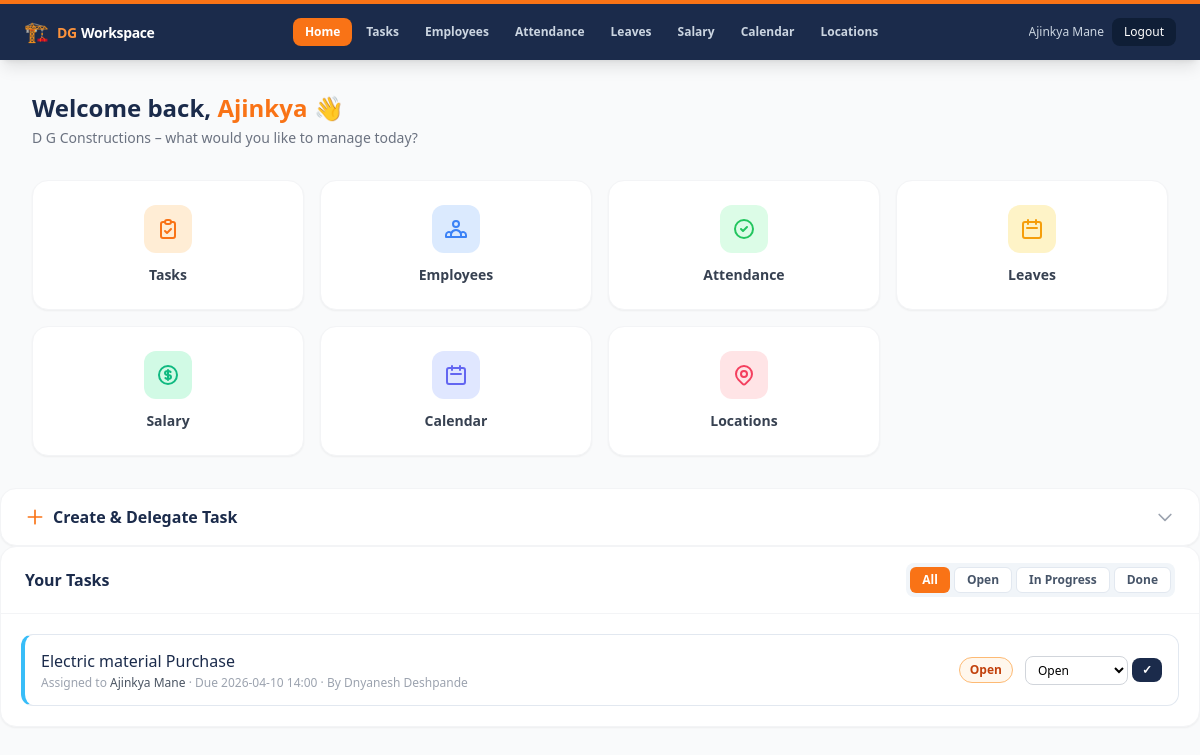
Screenshot of / (signed in) with the database file from the repository.
### tables this page shows
CREATE TABLE employees (
            id INTEGER PRIMARY KEY AUTOINCREMENT,
            name TEXT NOT NULL,
            mobile TEXT NOT NULL UNIQUE,
            email TEXT,
            role TEXT NOT NULL DEFAULT 'employee', -- employee, manager, hr, admin
            password_hash TEXT NOT NULL,
            manager_id INTEGER,
            created_at DATETIME DEFAULT CURRENT_TIMESTAMP
        , department TEXT, designation TEXT, date_of_joining TEXT, location_id INTEGER, date_of_birth TEXT, uan_number TEXT, pan_number TEXT);

CREATE TABLE tasks (
            id INTEGER PRIMARY KEY AUTOINCREMENT,
            title TEXT NOT NULL,
            description TEXT,
            priority TEXT DEFAULT 'normal', -- low, normal, high
            status TEXT NOT NULL DEFAULT 'open', -- open, in_progress, done, cancelled
            due_at DATETIME NOT NULL,
            created_by INTEGER NOT NULL,
            assigned_to INTEGER NOT NULL,
            reminder_profile TEXT DEFAULT 'standard_dg',
            created_at DATETIME DEFAULT CURRENT_TIMESTAMP, original_due_at DATETIME, recurrence TEXT, recurrence_parent_id INTEGER,
            FOREIGN KEY(created_by) REFERENCES employees(id),
            FOREIGN KEY(assigned_to) REFERENCES employees(id)
        );

### app.py (the view)
@app.route("/")
@login_required
def dashboard():
    user = current_user()
    db = get_db()
    tasks = db.execute(
        """
        SELECT t.*, e.name AS assignee_name, c.name AS creator_name
        FROM tasks t
        JOIN employees e ON e.id = t.assigned_to
        JOIN employees c ON c.id = t.created_by
        WHERE (
            t.assigned_to = ?
            OR t.created_by = ?
            OR t.id IN (
                SELECT task_id FROM task_watchers WHERE employee_id = ?
            )
        )
        AND (
            t.recurrence IS NULL
            OR t.status NOT IN ('done', 'cancelled')
        )
        ORDER BY t.due_at ASC
        """,
        (user["id"], user["id"], user["id"]),
    ).fetchall()
    employees = db.execute(
        "SELECT id, name, mobile FROM employees ORDER BY name ASC"
    ).fetchall()
    return render_template(
        "dashboard.html",
        user=user,
        tasks=tasks,
        employees=employees,
        now=_utcnow().strftime("%Y-%m-%d %H:%M"),
    )

### app.py (called while the page is built)
def _utcnow():
    return datetime.now(timezone.utc).replace(tzinfo=None)  # naive UTC, matches DB storage

def get_db():
    if "db" not in g:
        g.db = sqlite3.connect(DB_PATH)
        g.db.row_factory = sqlite3.Row
    return g.db

def current_user():
    uid = session.get("user_id")
    if not uid:
        return None
    db = get_db()
    row = db.execute(
        "SELECT * FROM employees WHERE id = ?", (uid,)
    ).fetchone()
    return row

def login_required(view):
    from functools import wraps
    @wraps(view)
    def wrapped(*args, **kwargs):
        if not current_user():
            return redirect(url_for("login", next=request.path))
        return view(*args, **kwargs)
    return wrapped

### templates/dashboard.html (shortened to what this page needs)
<!doctype html>
<html lang="en">
<head>
  <script src="https://cdn.tailwindcss.com"></script>
</head>
<body class="bg-gray-50 min-h-screen">
  {% include '_nav.html' %}
  <div class="max-w-7xl mx-auto px-4 sm:px-6 lg:px-8 py-8">
    <div class="mb-8">
      <h1 class="text-2xl font-black text-[#1B2B4B]">
        Welcome back, <span class="text-orange-500">{{ user.name.split()[0] }}</span> 👋
      </h1>
      <p class="text-sm text-gray-500 mt-1">D G Constructions – what would you like to manage today?</p>
    </div>
    <div class="grid grid-cols-2 sm:grid-cols-3 lg:grid-cols-4 gap-4">
      <a href="{{ url_for('tasks_list') }}"
        class="flex flex-col items-center justify-center gap-3 bg-white rounded-2xl border border-gray-100 shadow-sm p-6 hover:shadow-md hover:border-orange-300 transition group">
        <div class="w-12 h-12 rounded-xl bg-orange-100 flex items-center justify-center group-hover:bg-orange-500 transition">
        </div>
        <span class="text-sm font-semibold text-gray-700 group-hover:text-orange-600 transition">Tasks</span>
      </a>
      {% if user.role in ('admin', 'manager') %}
      <a href="{{ url_for('employees_list') }}"
        class="flex flex-col items-center justify-center gap-3 bg-white rounded-2xl border border-gray-100 shadow-sm p-6 hover:shadow-md hover:border-orange-300 transition group">
        <div class="w-12 h-12 rounded-xl bg-blue-100 flex items-center justify-center group-hover:bg-blue-500 transition">
        </div>
        <span class="text-sm font-semibold text-gray-700 group-hover:text-blue-600 transition">Employees</span>
      </a>
      {% endif %}
      <a href="{{ url_for('attendance_view') }}"
        class="flex flex-col items-center justify-center gap-3 bg-white rounded-2xl border border-gray-100 shadow-sm p-6 hover:shadow-md hover:border-orange-300 transition group">
        <div class="w-12 h-12 rounded-xl bg-green-100 flex items-center justify-center group-hover:bg-green-500 transition">
          <svg class="w-6 h-6 text-green-500 group-hover:text-white transition" fill="none" stroke="currentColor" viewBox="0 0 24 24">
            <path stroke-linecap="round" stroke-linejoin="round" stroke-width="2" d="M9 12l2 2 4-4m6 2a9 9 0 11-18 0 9 9 0 0118 0z"/>
          </svg>
        </div>
        <span class="text-sm font-semibold text-gray-700 group-hover:text-green-600 transition">Attendance</span>
      </a>
      <a href="{{ url_for('leaves_view') }}"
        class="flex flex-col items-center justify-center gap-3 bg-white rounded-2xl border border-gray-100 shadow-sm p-6 hover:shadow-md hover:border-orange-300 transition group">
        <div class="w-12 h-12 rounded-xl bg-amber-100 flex items-center justify-center group-hover:bg-amber-500 transition">
          <svg class="w-6 h-6 text-amber-500 group-hover:text-white transition" fill="none" stroke="currentColor" viewBox="0 0 24 24">
            <path stroke-linecap="round" stroke-linejoin="round" stroke-width="2" d="M8 7V3m8 4V3m-9 8h10M5 21h14a2 2 0 002-2V7a2 2 0 00-2-2H5a2 2 0 00-2 2v12a2 2 0 002 2z"/>
          </svg>
        </div>
        <span class="text-sm font-semibold text-gray-700 group-hover:text-amber-600 transition">Leaves</span>
      </a>
      {% if user.role in ('admin', 'manager', 'hr') %}
      <a href="{{ url_for('salary_view') }}"
        class="flex flex-col items-center justify-center gap-3 bg-white rounded-2xl border border-gray-100 shadow-sm p-6 hover:shadow-md hover:border-orange-300 transition group">
        <div class="w-12 h-12 rounded-xl bg-emerald-100 flex items-center justify-center group-hover:bg-emerald-500 transition">
        </div>
        <span class="text-sm font-semibold text-gray-700 group-hover:text-emerald-600 transition">Salary</span>
      </a>
      {% endif %}
      <a href="{{ url_for('calendar_view') }}"
        class="flex flex-col items-center justify-center gap-3 bg-white rounded-2xl border border-gray-100 shadow-sm p-6 hover:shadow-md hover:border-orange-300 transition group">
        <div class="w-12 h-12 rounded-xl bg-indigo-100 flex items-center justify-center group-hover:bg-indigo-500 transition">
          <svg class="w-6 h-6 text-indigo-500 group-hover:text-white transition" fill="none" stroke="currentColor" viewBox="0 0 24 24">
            <path stroke-linecap="round" stroke-linejoin="round" stroke-width="2" d="M8 7V3m8 4V3m-9 8h10M5 21h14a2 2 0 002-2V7a2 2 0 00-2-2H5a2 2 0 00-2 2v12a2 2 0 002 2z"/>
          </svg>
        </div>
        <span class="text-sm font-semibold text-gray-700 group-hover:text-indigo-600 transition">Calendar</span>
      </a>
      {% if user.role in ('admin', 'manager') %}
      <a href="{{ url_for('locations_list') }}"
        class="flex flex-col items-center justify-center gap-3 bg-white rounded-2xl border border-gray-100 shadow-sm p-6 hover:shadow-md hover:border-orange-300 transition group">
        <div class="w-12 h-12 rounded-xl bg-rose-100 flex items-center justify-center group-hover:bg-rose-500 transition">
        </div>
        <span class="text-sm font-semibold text-gray-700 group-hover:text-rose-600 transition">Locations</span>
      </a>
      {% endif %}
    </div>
  </div>
</body>
</html>
    <div class="bg-white rounded-2xl shadow-sm border border-gray-100">
      <button onclick="toggleCreateForm()"
        class="w-full flex items-center justify-between px-6 py-4 text-left focus:outline-none">
        <div class="flex items-center gap-2">
          <svg class="w-5 h-5 text-orange-500" fill="none" stroke="currentColor" viewBox="0 0 24 24">
            <path stroke-linecap="round" stroke-linejoin="round" stroke-width="2" d="M12 4v16m8-8H4"/>
          </svg>
          <span class="font-semibold text-[#1B2B4B]">Create &amp; Delegate Task</span>
        </div>
        <svg id="arrow-icon" class="w-5 h-5 text-gray-400 transition-transform duration-200"
          fill="none" stroke="currentColor" viewBox="0 0 24 24">
          <path stroke-linecap="round" stroke-linejoin="round" stroke-width="2" d="M19 9l-7 7-7-7"/>
        </svg>
      </button>
    </div>
    <div class="bg-white rounded-2xl shadow-sm border border-gray-100">
      <div class="px-6 py-4 border-b border-gray-100 flex flex-wrap items-center justify-between gap-3">
        <h2 class="font-bold text-[#1B2B4B] text-base">Your Tasks</h2>
        <div class="flex gap-1 bg-slate-100 p-1 rounded-lg text-xs font-semibold">
          <button onclick="filterTasks('all')" data-filter="all"
            class="filter-btn bg-orange-500 text-white px-3 py-1 rounded-md transition">All</button>
          <button onclick="filterTasks('open')" data-filter="open"
            class="filter-btn bg-white text-slate-600 border border-slate-200 px-3 py-1 rounded-md transition">Open</button>
          <button onclick="filterTasks('in_progress')" data-filter="in_progress"
            class="filter-btn bg-white text-slate-600 border border-slate-200 px-3 py-1 rounded-md transition">In Progress</button>
          <button onclick="filterTasks('done')" data-filter="done"
            class="filter-btn bg-white text-slate-600 border border-slate-200 px-3 py-1 rounded-md transition">Done</button>
        </div>
      </div>
      {% if tasks %}
        <div class="p-4 sm:p-5 space-y-2">
          {% for t in tasks %}
          <div class="task-row flex flex-col sm:flex-row sm:items-center gap-3 px-4 py-3.5 bg-white rounded-xl border border-slate-200 hover:shadow-md hover:border-slate-300 transition-all duration-200
            {% if t.priority == 'high' %}border-l-4 border-l-red-500{% elif t.priority == 'low' %}border-l-4 border-l-emerald-400{% else %}border-l-4 border-l-sky-400{% endif %}"
            data-status="{{ t.status }}">
            <div class="flex-1 min-w-0">
              <p class="font-medium text-gray-800 truncate flex items-center gap-2">
                <a href="{{ url_for('task_detail', task_id=t.id) }}"
                  class="hover:text-orange-500 transition text-[#1B2B4B]">{{ t.title }}</a>
              </p>
              <p class="text-xs text-gray-400 mt-0.5">
                Assigned to <span class="font-medium text-gray-600">{{ t.assignee_name }}</span>
                &middot; Due <span class="{% if t.due_at < now %}text-red-500 font-medium{% endif %}">{{ t.due_at[:16] }}</span>
                &middot; By {{ t.creator_name }}
              </p>
            </div>
            <div class="flex items-center gap-3 flex-shrink-0">
              <span class="text-xs font-bold px-2.5 py-1 rounded-full border
                {% if t.status == 'open' %}bg-orange-50 text-orange-700 border-orange-300
                {% elif t.status == 'in_progress' %}bg-sky-50 text-sky-700 border-sky-300
                {% elif t.status == 'done' %}bg-emerald-50 text-emerald-700 border-emerald-300
                {% else %}bg-slate-100 text-slate-400 border-slate-300{% endif %}">
                {{ t.status | replace('_', ' ') | title }}
              </span>
              <form method="post" action="{{ url_for('update_task_status', task_id=t.id) }}"
                class="flex items-center gap-1">
                <select name="status"
                  class="text-xs border border-gray-300 rounded-lg px-2 py-1 bg-white focus:outline-none focus:ring-2 focus:ring-orange-400">
                  <option value="open" {% if t.status == 'open' %}selected{% endif %}>Open</option>
                </select>
                <button type="submit"
                  class="text-xs bg-[#1B2B4B] hover:bg-orange-500 text-white font-semibold px-2.5 py-1 rounded-lg transition">
                  ✓
                </button>
              </form>
            </div>
          </div>
          {% endfor %}
        </div>
      {% else %}
        <div class="flex flex-col items-center justify-center py-16 text-center text-gray-400">
          <div class="text-5xl mb-3 opacity-40">🏗️</div>
          <p class="text-sm font-medium text-slate-400">No tasks yet — create one above!</p>
        </div>
      {% endif %}
    </div>
</body>
</html>

### templates/_nav.html (shortened to what this page needs)
<nav class="bg-[#1B2B4B] shadow-lg">
  <div class="max-w-7xl mx-auto px-4 sm:px-6 flex items-center justify-between h-14 gap-3">
    <a href="{{ url_for('dashboard') }}" class="flex items-center gap-2 flex-shrink-0">
      <span class="text-xl leading-none">🏗️</span>
      <div class="leading-tight hidden sm:block">
        <span class="text-orange-400 font-black text-sm tracking-tight">DG</span>
        <span class="text-white font-semibold text-sm tracking-tight"> Workspace</span>
      </div>
    </a>
    <div class="flex items-center gap-0.5 overflow-x-auto flex-1 justify-center" style="scrollbar-width:none">
      {% set ep = request.endpoint %}
      <a href="{{ url_for('dashboard') }}"
        class="flex-shrink-0 text-xs font-semibold px-3 py-1.5 rounded-lg transition
          {% if ep == 'dashboard' %}bg-orange-500 text-white{% else %}text-slate-300 hover:text-white hover:bg-[#243a5e]{% endif %}">
        Home
      </a>
      <a href="{{ url_for('tasks_list') }}"
        class="flex-shrink-0 text-xs font-semibold px-3 py-1.5 rounded-lg transition
          {% if ep in ('tasks_list', 'task_detail') %}bg-orange-500 text-white{% else %}text-slate-300 hover:text-white hover:bg-[#243a5e]{% endif %}">
        Tasks
      </a>
      {% if user.role in ('admin', 'manager') %}
      <a href="{{ url_for('employees_list') }}"
        class="flex-shrink-0 text-xs font-semibold px-3 py-1.5 rounded-lg transition
          {% if ep == 'employees_list' %}bg-orange-500 text-white{% else %}text-slate-300 hover:text-white hover:bg-[#243a5e]{% endif %}">
        Employees
      </a>
      {% endif %}
      <a href="{{ url_for('attendance_view') }}"
        class="flex-shrink-0 text-xs font-semibold px-3 py-1.5 rounded-lg transition
          {% if ep == 'attendance_view' %}bg-orange-500 text-white{% else %}text-slate-300 hover:text-white hover:bg-[#243a5e]{% endif %}">
        Attendance
      </a>
      <a href="{{ url_for('leaves_view') }}"
        class="flex-shrink-0 text-xs font-semibold px-3 py-1.5 rounded-lg transition
          {% if ep == 'leaves_view' %}bg-orange-500 text-white{% else %}text-slate-300 hover:text-white hover:bg-[#243a5e]{% endif %}">
        Leaves
      </a>
      {% if user.role in ('admin', 'manager', 'hr') %}
      <a href="{{ url_for('salary_view') }}"
        class="flex-shrink-0 text-xs font-semibold px-3 py-1.5 rounded-lg transition
          {% if ep == 'salary_view' %}bg-orange-500 text-white{% else %}text-slate-300 hover:text-white hover:bg-[#243a5e]{% endif %}">
        Salary
      </a>
      {% endif %}
      <a href="{{ url_for('calendar_view') }}"
        class="flex-shrink-0 text-xs font-semibold px-3 py-1.5 rounded-lg transition
          {% if ep == 'calendar_view' %}bg-orange-500 text-white{% else %}text-slate-300 hover:text-white hover:bg-[#243a5e]{% endif %}">
        Calendar
      </a>
      {% if user.role in ('admin', 'manager') %}
      <a href="{{ url_for('locations_list') }}"
        class="flex-shrink-0 text-xs font-semibold px-3 py-1.5 rounded-lg transition
          {% if ep == 'locations_list' %}bg-orange-500 text-white{% else %}text-slate-300 hover:text-white hover:bg-[#243a5e]{% endif %}">
        Locations
      </a>
      {% endif %}
    </div>
    <div class="flex items-center gap-2 flex-shrink-0">
      <span class="text-slate-300 text-xs hidden md:block truncate max-w-[120px]">{{ user.name }}</span>
      <a href="{{ url_for('logout') }}"
        class="text-xs bg-[#0F1E36] hover:bg-black text-white px-3 py-1.5 rounded-lg transition">
        Logout
      </a>
    </div>
  </div>
</nav>

### rows the page displays
employees: name "Ajinkya Mane", name "Ajinkya"
tasks: title "Electric material Purchase", assignee_name "Ajinkya Mane", due_at "2026-04-10 14:00", creator_name "Dnyanesh Deshpande", status "Open"
